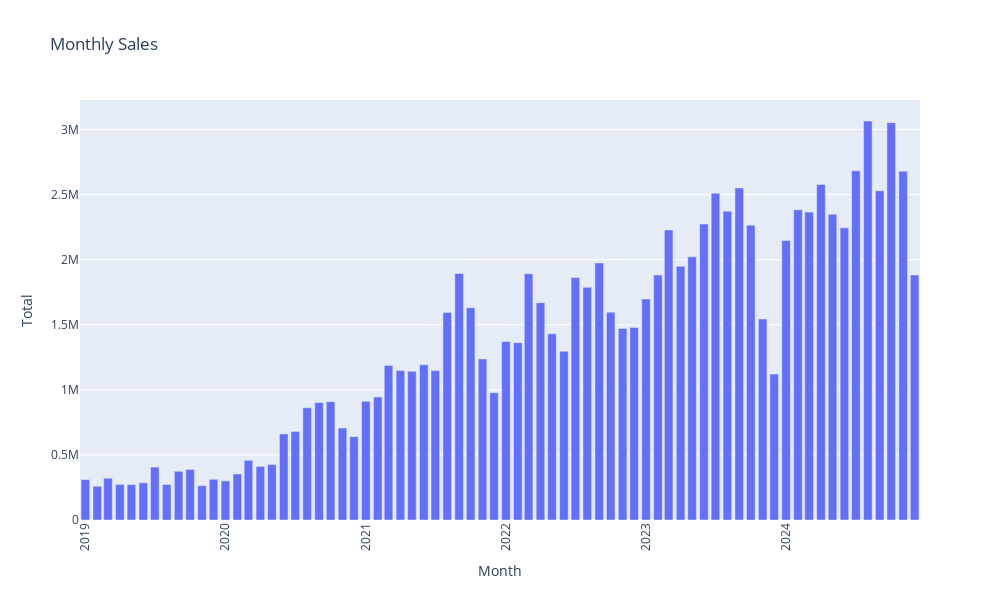

Source (notebook cell):
### Code cell
# Plotly Bar Chart
fig = px.bar(
    monthly_performance.reset_index(),
    x='month',
    y='sales',
    title='Monthly Sales',
    labels={'month': 'Month', 'sales': 'Total'}
)

# Customize Layout (for x-axis rotation and better visualization)
fig.update_layout(
    xaxis_tickangle=-90,
    height=600,
    width=1000,
    xaxis_title='Month',
    yaxis_title='Total'
)

fig.show()
fig.write_html('monthly_sales.html')
